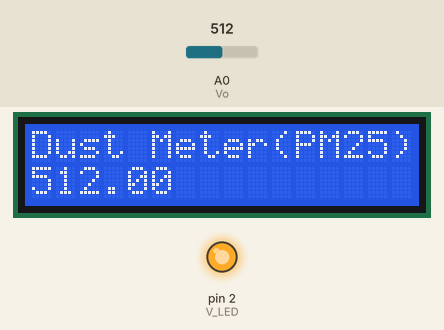
A sketch run on a simulated Arduino Uno, built with avr-gcc and run on an emulated ATmega328P. On the bench: 16×2 character LCD, output pins drawn as LEDs (lit = HIGH). The test bench sets the inputs (shaded band); at power-on: A0 (Vo) = 512.

Above: at 1.2 s.
1.3 s: A0 (Vo) set to 716
At 2.5 s:
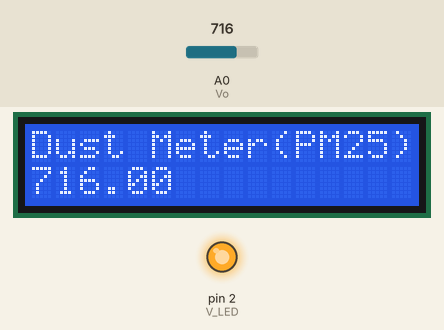
3.1 s: A0 (Vo) set to 900
At 4.3 s:
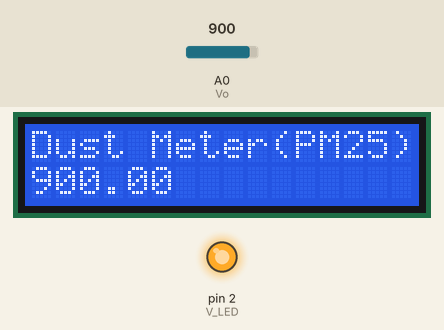
4.7 s: A0 (Vo) set to 1023
At 6.1 s:
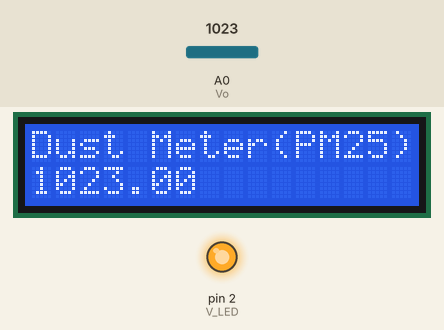
Timing chart, 0 to 7.7 s (numbered marks = the images above; inputs shaded):
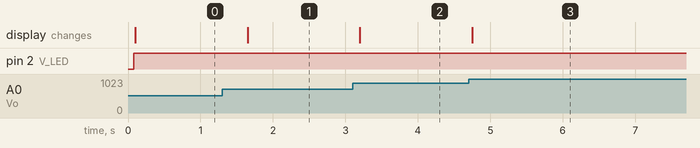

Measured:
- after the input at 1.3 s, the display: changes after 0.35 s (image 1)
- after the input at 3.1 s, the display: changes after 0.10 s (image 2)
- after the input at 4.7 s, the display: changes after 0.05 s (image 3)

The sketch:

dustMeter.ino
```cpp
#include <Wire.h>
#include <LiquidCrystal_I2C.h>

int Vo = A0;
int V_LED = 2;

LiquidCrystal_I2C lcd(0x27, 16, 2);

float Vo_value = 0;

void setup() {
  // put your setup code here, to run once:
  Serial.begin(9600);
  pinMode(V_LED, OUTPUT);
  pinMode(Vo, INPUT);

  // initialize LCD
  lcd.begin();
  lcd.backlight();
  lcd.home();
  lcd.print("Dust Meter(PM25)");
}

void loop() {
  // put your main code here, to run repeatedly:
  digitalWrite(V_LED, LOW);
  delayMicroseconds(280);
  Vo_value = analogRead(Vo);
  delayMicroseconds(40);
  digitalWrite(V_LED, HIGH);
  delayMicroseconds(9680);

  lcd.setCursor(0,1);
  lcd.print(Vo_value);
  //Serial.println(Vo_value);
  delay(500);
}
```
